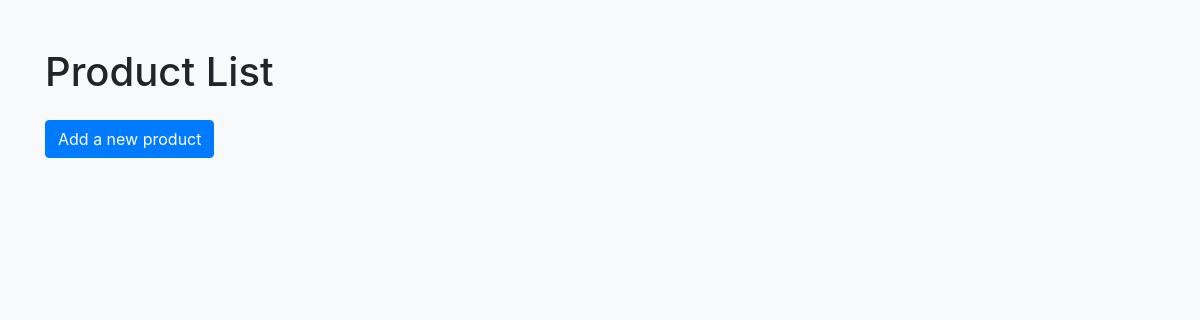
/product_list/, run on an earlier commit of the app's database.
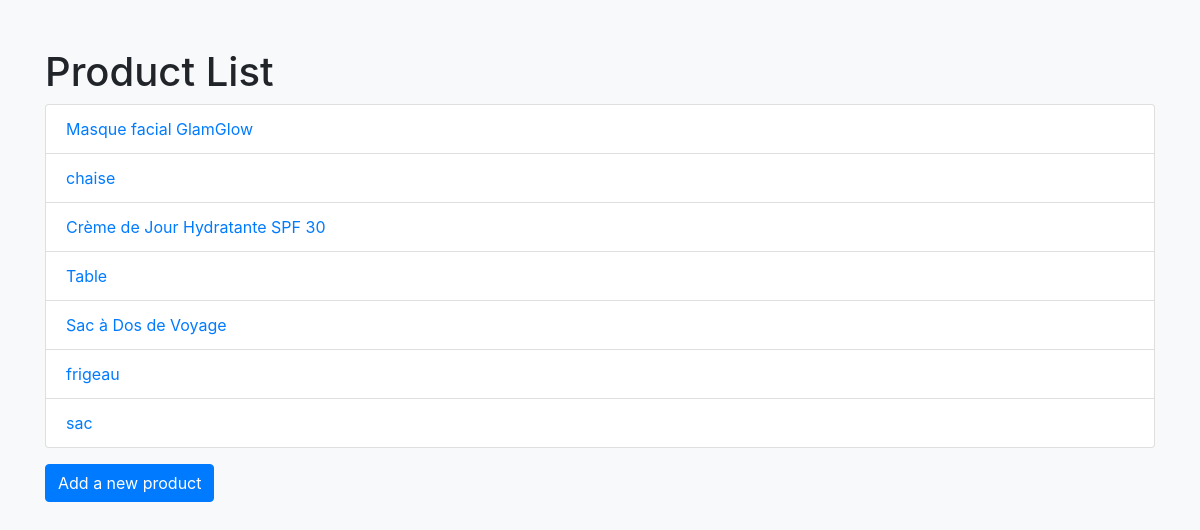
And on a later commit of the database.
### myfirstapp/models.py (models this page shows, shortened)
class Product(models.Model):
    name = models.CharField(max_length=255)
    description = models.TextField()
    family = models.ForeignKey(ProductFamily, on_delete=models.CASCADE)

### myfirstapp/views.py (the view)
# urls.py: path('product_list/', views.product_list, name='product_list'),
def product_list(request):
    products = Product.objects.all()
    return render(request, 'myfirstapp/product_list.html', {'products': products})

### myfirstapp/templates/myfirstapp/product_list.html (shortened to what this page needs)
<!DOCTYPE html>
<html lang="en">
<head>
    <link rel="stylesheet" href="https://stackpath.bootstrapcdn.com/bootstrap/4.5.0/css/bootstrap.min.css">
</head>
<body class="bg-light">
    <div class="container mt-5">
        <h1>Product List</h1>
        <ul class="list-group">
            {% for product in products %}
                <li class="list-group-item">
                    <a href="{% url 'product_detail' pk=product.pk %}">{{ product.name }}</a>
                </li>
            {% endfor %}
        </ul>
        <a href="{% url 'product_new' %}" class="btn btn-primary mt-3">Add a new product</a>
    </div>
</body>
</html>

What changed in the data, as far as the page shows it:
added Product: name "Masque facial GlamGlow"
added Product: name "chaise"
added Product: name "Crème de Jour Hydratante SPF 30"
added Product: name "Table"
added Product: name "Sac à Dos de Voyage"
added Product: name "frigeau"
added Product: name "sac"
